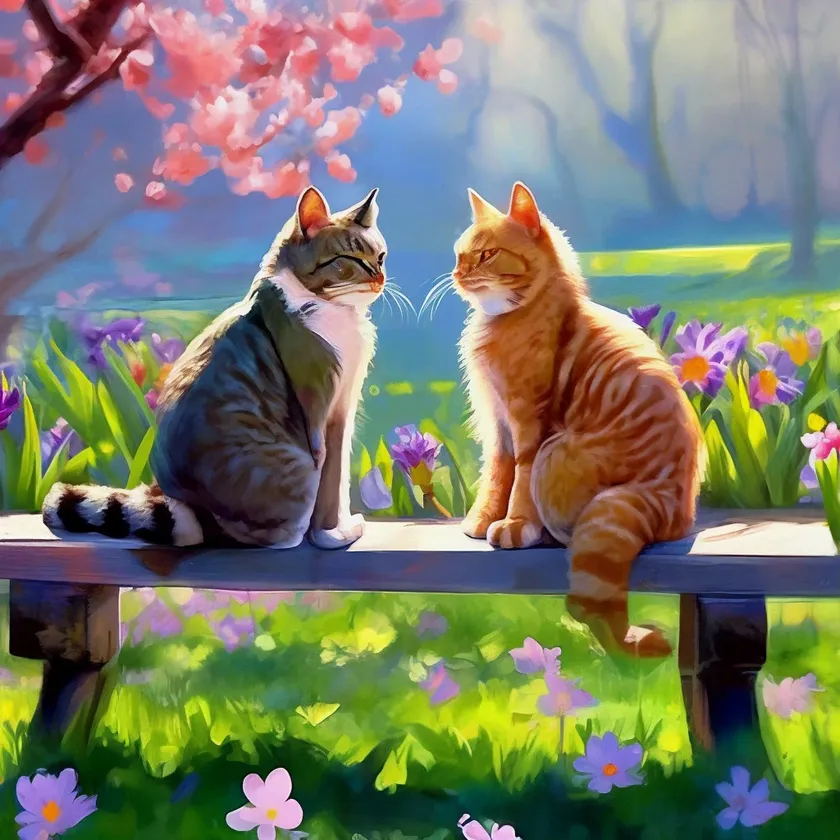
#> input picture Opencv_Course/cat.webp, 840 x 840 px, shrunk from 1024 x 1024 before the run, found by its file name
$ python advance_thersolding_and_binarizing.py
#> lines starting #> are read from the running program, lines starting #| are printed output that depends on the picture; after the words box and inside, x2 and y2 are one past the last pixel; in counts of white or black regions, pixels touching at a corner belong together
import cv2
img_path=r"Opencv_Course\cat.webp"
img=cv2.imread(img_path)
#> img is the input picture: shape (840, 840, 3); mean B, G, R 106.2, 124.8, 121.3
cv2.imshow("Cat",img)

gray=cv2.cvtColor(img,cv2.COLOR_BGR2GRAY)
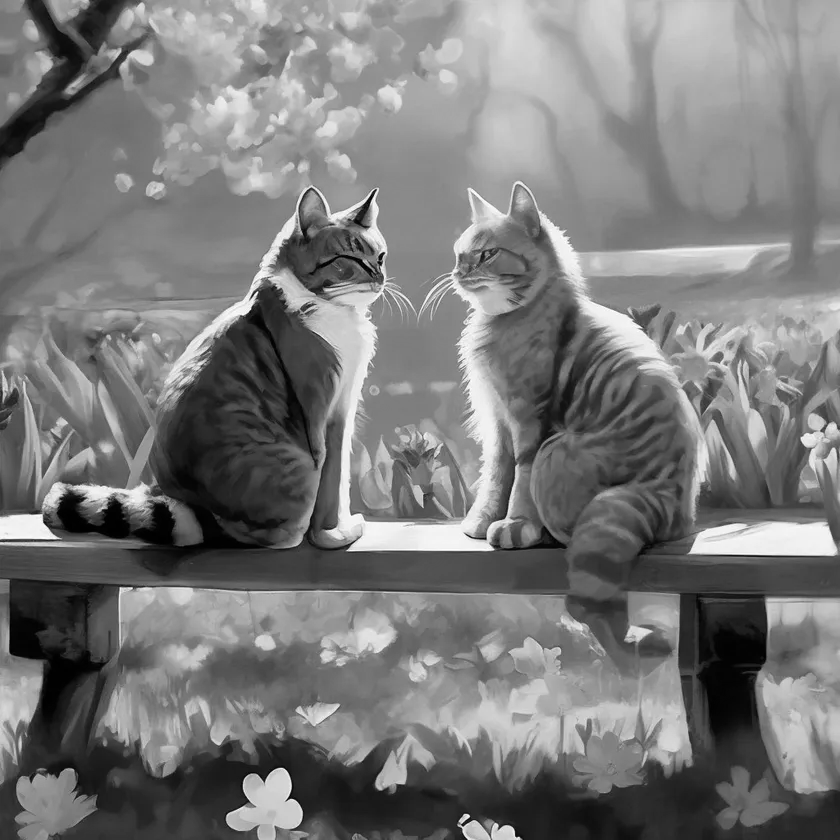
#> gray: shape (840, 840); min 0, max 255, mean 121.7
cv2.imshow("Gray",gray)

thresold,thresh=cv2.threshold(gray,125,255,cv2.THRESH_BINARY)
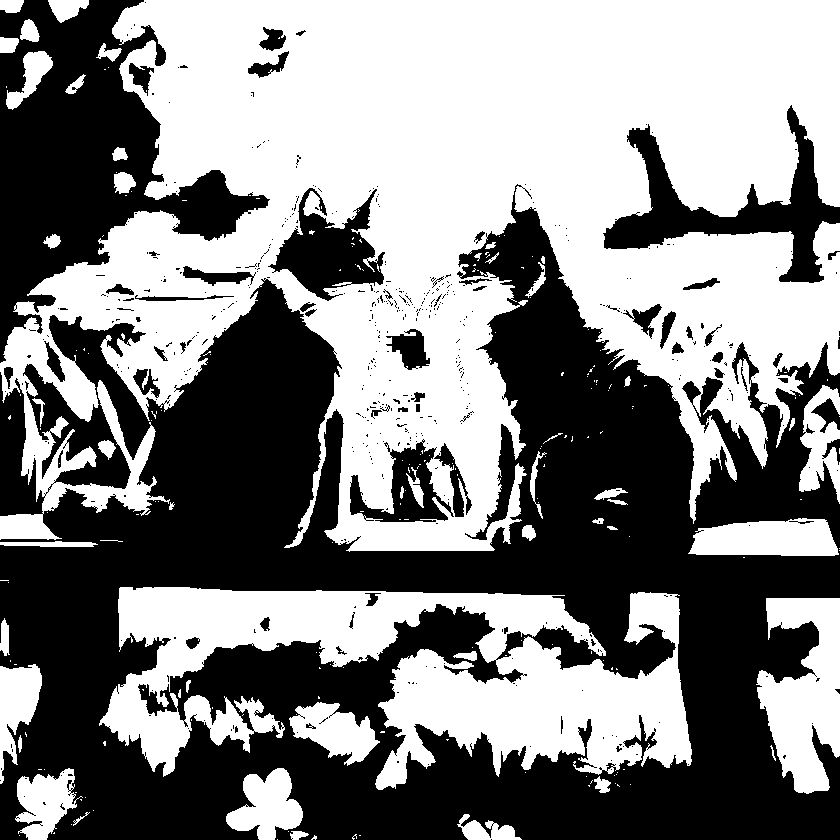
#> thresh: shape (840, 840); 51.5% white; 510 black regions (449 under 20 px), largest, box (x1, y1, x2, y2) and area: (0, 184, 840, 840) 272204, (0, 0, 270, 363) 39375, (603, 105, 840, 283) 11329
cv2.imshow("Thresold",thresh)

thresold,thresh_inv=cv2.threshold(gray,125,255,cv2.THRESH_BINARY_INV)
cv2.imshow("Thresold_inv",thresh_inv)

thresh_adaptive=cv2.adaptiveThreshold(gray,255,cv2.ADAPTIVE_THRESH_GAUSSIAN_C,cv2.THRESH_BINARY,11,3)
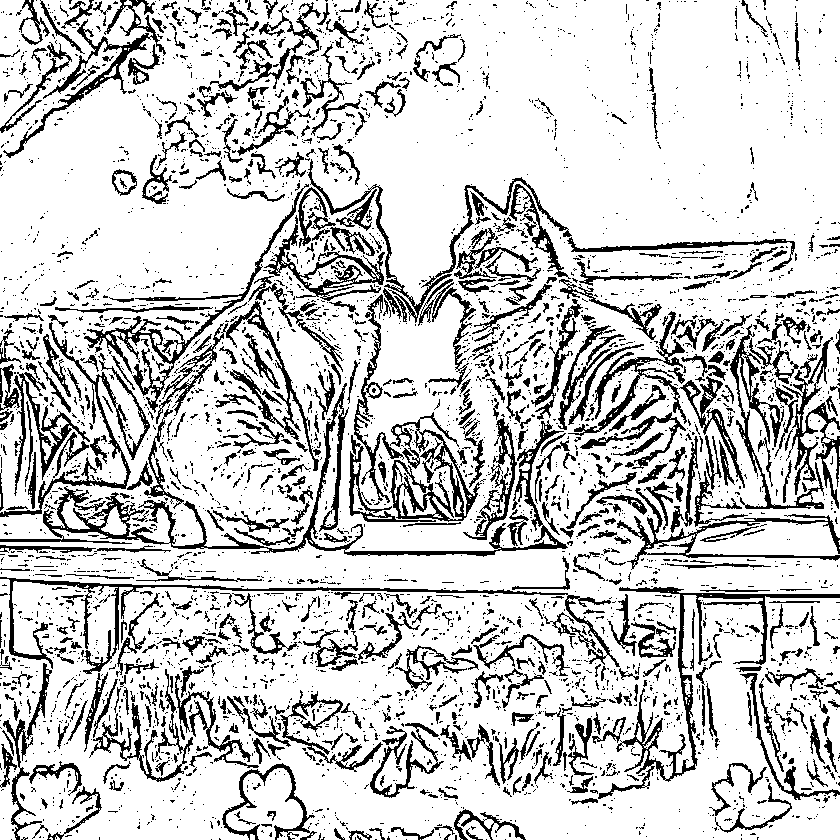
#> thresh_adaptive: shape (840, 840); 80.1% white; 4235 black regions (3547 under 20 px), largest, box (x1, y1, x2, y2) and area: (0, 383, 568, 557) 6810, (598, 587, 840, 799) 3857, (0, 577, 620, 674) 3803
cv2.imshow("Adaptive thresolding",thresh_adaptive)
cv2.waitKey(0)
cv2.destroyAllWindows()

$ run again, with Opencv_Course/srk photo.jpg saved as Opencv_Course/cat.webp
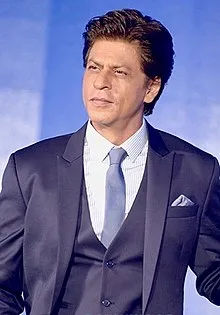
#> input picture Opencv_Course/srk photo.jpg, 220 x 315 px, found by its file name
#> img is the input picture: shape (315, 220, 3); mean B, G, R 148.4, 104.4, 105.8
#> `thresold,thresh=cv2.threshold(gray,125,255,cv2.THRESH_BINARY)`:
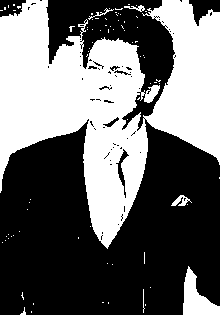
#> thresh: shape (315, 220); 42.1% white; 81 white regions (74 under 20 px), largest, box (x1, y1, x2, y2) and area: (0, 0, 220, 249) 27849, (183, 266, 220, 315) 900, (171, 195, 192, 206) 109
#> `thresh_adaptive=cv2.adaptiveThreshold(gray,255,cv2.ADAPTIVE_THRESH_GAU..`:
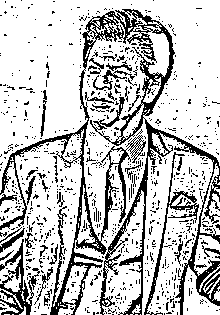
#> thresh_adaptive: shape (315, 220); 76.3% white; black in thin lines or dots
